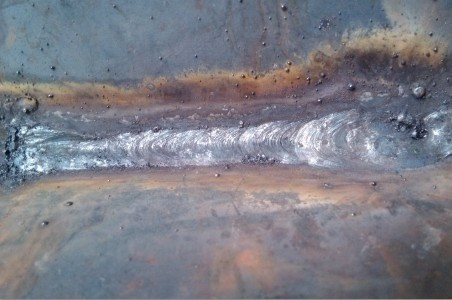
%> input picture MATLAB优化算法案例分析与应用（进阶篇）1-10章程序下载/第9章/1.jpg, 452 x 300 px
$ octave ysw9_3.m   (GNU Octave 9; MATLAB toolbox functions it lacks are replaced by stand-ins)
%> lines starting %> are read from the running program, lines starting %| are printed output that depends on the picture
%% 读取焊缝图像
clc,clear,close all
obj=imread('1.jpg');
%> obj is the input picture: size 300x452x3 uint8; mean R, G, B 124.2, 125, 134.4
r=obj(:,:,1);g=obj(:,:,2);b=obj(:,:,3);
%> after `r=obj(:,:,1)`:
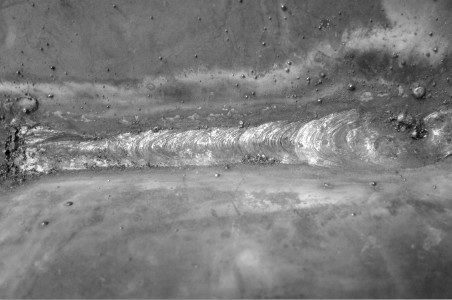
%> r: size 300x452 uint8; min 0, max 255, mean 124.2
%> after `g=obj(:,:,2)`:
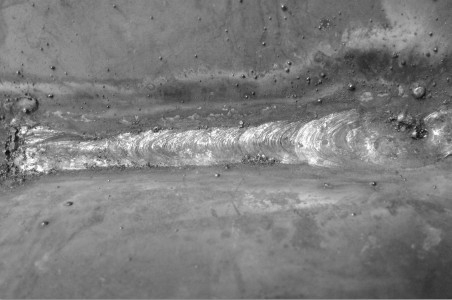
%> g: size 300x452 uint8; min 14, max 255, mean 125
%> after `b=obj(:,:,3)`:
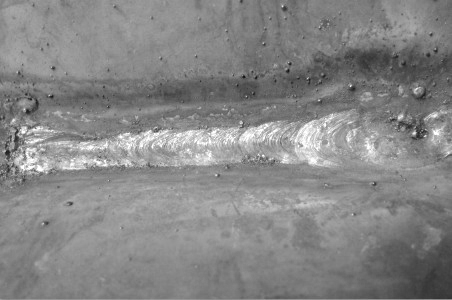
%> b: size 300x452 uint8; min 20, max 255, mean 134.4
%% 去噪中值滤波
objn=imnoise(g,'salt & pepper',0.04);%加入少许椒盐噪声
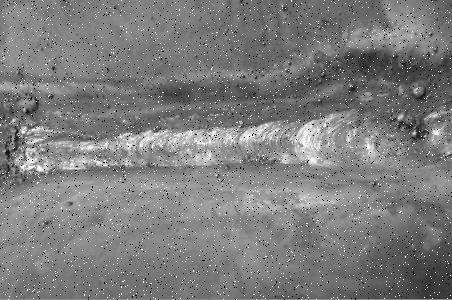
%> objn: size 300x452 uint8; min 0, max 255, mean 125.1
K1=medfilt2(objn,[3,3]);%3x3模板中值滤波
K2=medfilt2(objn,[5,5]);%5x5模板中值滤波
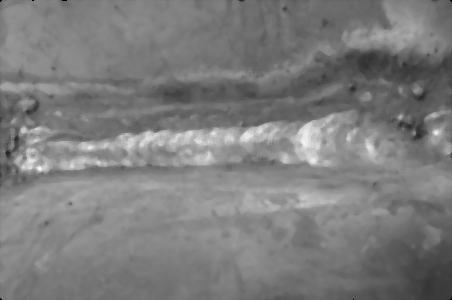
%> K2: size 300x452 uint8; min 0, max 247, mean 124.7
figure('color',[1,1,1])
subplot(121),imshow(objn);xlabel('加噪图像')
subplot(122),imshow(K1);xlabel('去噪图像')
